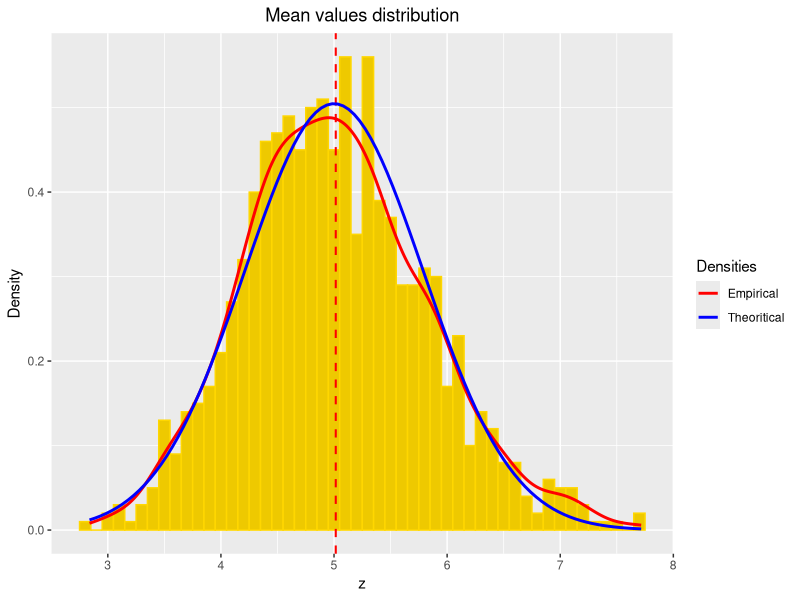
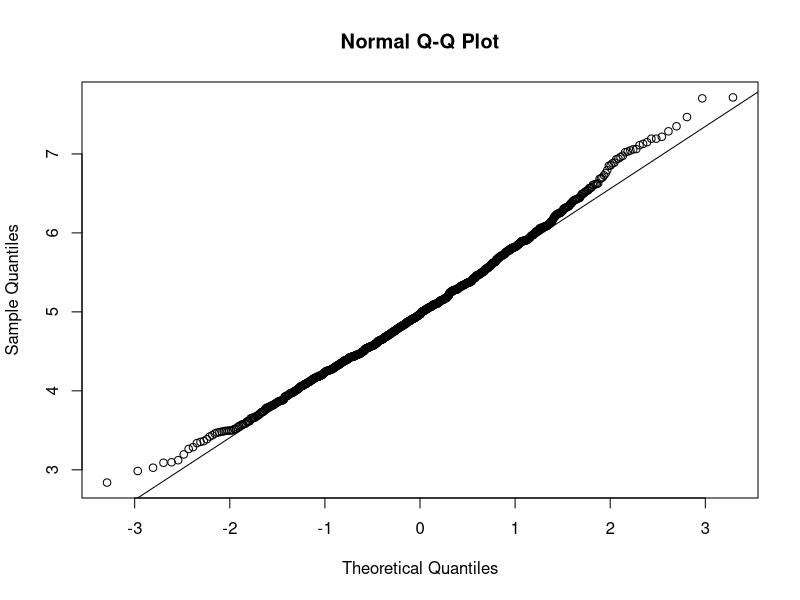

Source code (R) for these figures, in order:
## ---- chunk 1
knitr::opts_chunk$set(echo = TRUE)
library(knitr)
library(ggplot2)
## ---- chunk 2
lambda <- 0.2
n <- 40
nb_simu <- 1000
## ---- chunk 3
means_simu <- data.frame(mean = replicate(nb_simu, mean(rexp(n, lambda))))
## ---- chunk 4
theoric_mean <- 1/lambda
theoric_sd <- (1/lambda)/sqrt(n)
## ---- chunk 5
ggplot(means_simu, aes(x=mean)) +
  geom_histogram(aes(y=..density..), binwidth=.1, colour="gold", fill="gold2") +
  geom_line(aes(y = ..density.., colour = 'Empirical'), stat = 'density', size = 1) +
  geom_vline(aes(xintercept=mean(mean, na.rm=TRUE)),
             color="red", linetype="dashed", size=0.7) +
  stat_function(fun = dnorm, aes(colour = 'Theoritical'),
                args = c(mean=theoric_mean,sd = theoric_sd), size = 1) +
  scale_colour_manual(values=c("red", "blue"), name="Densities") +
  ylab("Density") + xlab("z") + ggtitle("Mean values distribution") +
  theme(plot.title = element_text(hjust = 0.5))
## ---- chunk 6
result = data.frame(mean = c(mean(means_simu$mean), theoric_mean),
                    standard_deviatation = c(sd(means_simu$mean), theoric_sd),
                    variance = c(sd(means_simu$mean)^2, theoric_sd^2))
colnames(result) = c("Mean", "Standard Deviation", "Variance")
row.names(result) = c("Empirical", "Theoric")
## ---- chunk 7
kable(result, caption = "Comparison Theoric vs. Empiric")
## ---- chunk 8
qqnorm(means_simu$mean)
qqline(means_simu$mean)
